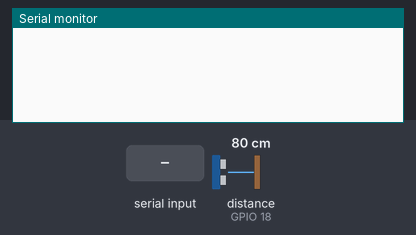
Bench run of a sketch on a simulated ESP32. On the bench: the last lines printed to the serial monitor. Inputs (shaded band) come from the test bench; at power-on: distance to the obstacle (sensor on GPIO 18) 80 cm. WiFi joins after 1.5 s; servers stay silent unless stated; the Firebase database answers and starts empty.

Above: at 2.7 s.
2.8 s: "HOME\n" received over the second serial link
At 4.0 s:
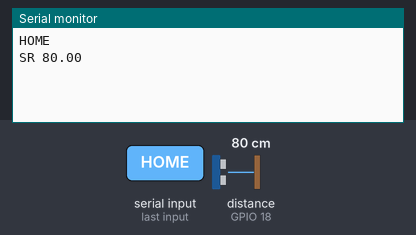
4.3 s: "IN\n" received over the second serial link
At 5.2 s:
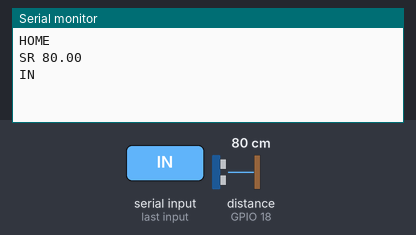
5.8 s: "OUT\n" received over the second serial link
At 7.1 s:
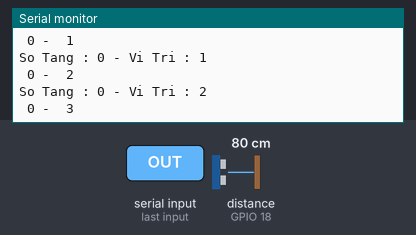
7.3 s: "1\n" received over the second serial link
At 8.7 s:
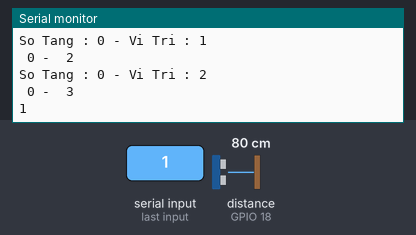
Timing chart, 0 to 9.8 s (numbered marks = the images above; inputs shaded):
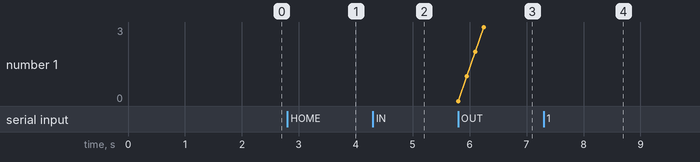

The sketch:

ESP32_STM32.ino
```cpp
#include <WiFi.h>
#include <FirebaseESP32.h>
#include <HCSR04.h>
#include <SoftwareSerial.h>

const char* WIFI_SSID = "Lau 3";
const char* WIFI_PASSWORD = "khongbiet";

HCSR04 hc(5, 18);
SoftwareSerial SerialSTM(25, 26);

#define FIREBASE_HOST "wedsitedatcho-b9ce4-default-rtdb.firebaseio.com"
#define FIREBASE_AUTH "1a4N9tIQoB1osG34gZq9E9gBNOmvFU0iknWuNwT2"
FirebaseData fbdb;

float distance = 0;
uint64_t prev_time_distance;
#define BLOCK_IN_FLOOR (6)
#define MAX_FLOOR (3)

String RFID_Out;
bool end_find = false;
void setup() {
  Serial.begin(9600);
  SerialSTM.begin(9600);
  WiFi.begin(WIFI_SSID, WIFI_PASSWORD);
  while (WiFi.status() != WL_CONNECTED) {
  }
  Firebase.begin(FIREBASE_HOST, FIREBASE_AUTH);
  Firebase.reconnectWiFi(true);
  // Đặt thời gian chờ đọc cơ sở dữ liệu thành 1 phút (tối đa 15 phút)
  Firebase.setReadTimeout(fbdb, 1000 * 60);
  // Đặt giới hạn kích thước ghi (ví dụ: tiny, small, medium, large)
  Firebase.setwriteSizeLimit(fbdb, "tiny");  // Tên hàm đã được sửa
  prev_time_distance = millis();
}

void loop() {
  if (millis() - prev_time_distance > 100) {
    distance = hc.dist();
    prev_time_distance = millis();
  }
  while (SerialSTM.available() > 0) {
    String data = SerialSTM.readStringUntil('\n');
    Serial.println(data);
    if (data == "HOME") {
      String dataToSR04 = "SR " + String(distance) + "\n";
      SerialSTM.print(dataToSR04);
      Serial.print(dataToSR04);
    }
    if (getValue(data, ' ', 0) == "IN") {
      String path_RFID = create_path_RFID(getValue(data, ' ', 2), getValue(data, ' ', 3));
      String path_Status = create_path_Status(getValue(data, ' ', 2), getValue(data, ' ', 3));
      Firebase.setString(fbdb, path_RFID, getValue(data, ' ', 1));
      Firebase.setInt(fbdb, path_Status, 1);
    }
    if (getValue(data, ' ', 0) == "OUT") {
      end_find = false;
      RFID_Out = getValue(data, ' ', 1);
      for (int i = 0; i < MAX_FLOOR; i++) {
        for (int j = 0; j < BLOCK_IN_FLOOR; j++) {
          Serial.printf(" %d -  %d\n", i, j);
          if (i == 0) {
            if (j > 2)
              break;
            String path = create_path_RFID(String(i), String(j));
            if (Firebase.getString(fbdb, path)) {
              if (RFID_Out == fbdb.to<const char*>()) {
                Serial.printf("So Tang : %d - Vi Tri : %d\n", i, j);
                end_find = true;
              }
            }
          } else {
            String path = create_path_RFID(String(i), String(j));
            if (Firebase.getString(fbdb, path)) {
              if (RFID_Out == fbdb.to<const char*>()) {
                Serial.printf("So Tang : %d - Vi Tri : %d\n", i, j);
                end_find = true;
              }
            }
          }
        }
        if (end_find == true)
          break;
      }
    }
  }
}
String getValue(String data, char separator, int index) {
  int found = 0;
  int strIndex[] = { 0, -1 };
  int maxIndex = data.length() - 1;
  for (int i = 0; i <= maxIndex && found <= index; i++) {
    if (data.charAt(i) == separator || i == maxIndex) {  //data.charAt(i) xuất ra kí tự ở v`  ị trí (i)
      found++;
      strIndex[0] = strIndex[1] + 1;
      strIndex[1] = (i == maxIndex) ? i + 1 : i;
      // (i == maxIndex) true -> i + 1
      // (i == maxIndex) false -> i
    }
  }
  return found > index ? data.substring(strIndex[0], strIndex[1]) : "";
}
String create_path_RFID(String so_tang, String vi_tri) {
  String path = "/T" + so_tang + "/BL" + vi_tri + "/RFID";
  return path;
}
String create_path_Status(String so_tang, String vi_tri) {
  String path = "/T" + so_tang + "/BL" + vi_tri + "/Status";
  return path;
}
```

Measured:
- after the input at 2.8 s, the serial monitor: prints a new line at once (image 1)
- after the input at 4.3 s, the serial monitor: prints a new line at once (image 2)
- after the input at 5.8 s, the serial monitor: prints a new line at once (image 3)
- after the input at 7.3 s, the serial monitor: prints a new line at once (image 4)
